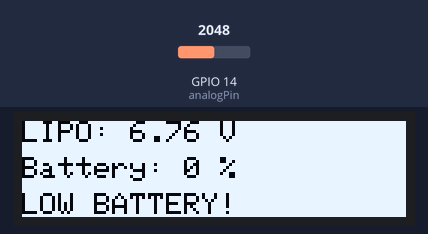
Bench run of a sketch on a simulated ESP32. Shown: 128×32 one-colour display. The inputs (shaded band) are chosen by the test bench; at power-on: GPIO 14 (analogPin) = 2048 (analog values on the 0–4095 scale). WiFi joins after 1.5 s; servers stay silent unless stated; the camera gives no picture; what the sketch prints to the serial monitor is not drawn.

Above: at 4.0 s.
4.1 s: GPIO 14 (analogPin) set to 2123
At 5.4 s:
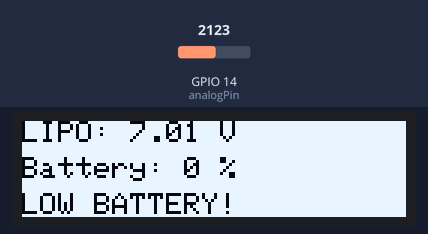
6.4 s: GPIO 14 (analogPin) set to 2990
At 8.1 s:
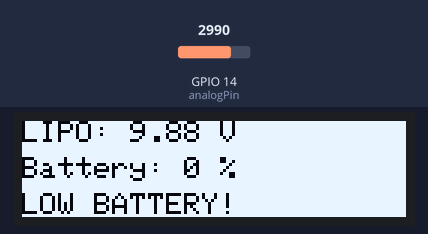
8.4 s: GPIO 14 (analogPin) set to 3097
At 9.6 s:
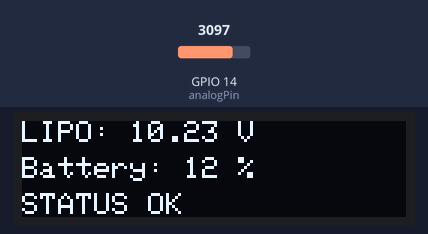
10.4 s: GPIO 14 (analogPin) set to 2866
At 11.2 s:
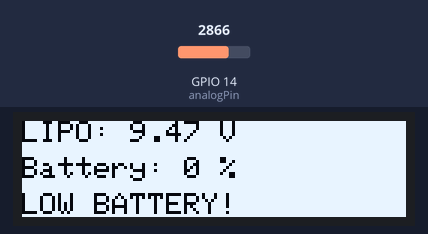
12.4 s: GPIO 14 (analogPin) set to 2829
At 13.9 s:
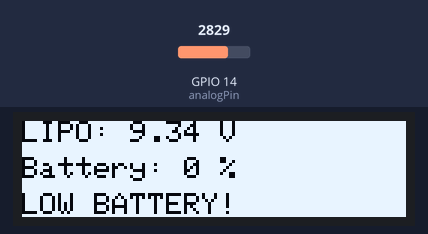
Timing chart, 0 to 15.4 s (numbered marks = the images above; inputs shaded):
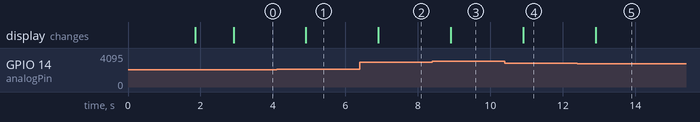

Measured:
- the behaviour switches between 2048 and 2049 on GPIO 14 (analogPin) (found by bisection; images 0 and 1)
- the behaviour switches between 3027 and 3028 on GPIO 14 (analogPin) (found by bisection; images 2 and 3)
- the behaviour switches between 2866 and 2865 on GPIO 14 (analogPin) (found by bisection; images 4 and 5)
- after the input at 4.1 s, the display: changes after 0.81 s (image 1)
- after the input at 6.4 s, the display: changes after 0.51 s (image 2)
- after the input at 8.4 s, the display: changes after 0.51 s (image 3)
- after the input at 10.4 s, the display: changes after 0.51 s (image 4)
- after the input at 12.4 s, the display: changes after 0.51 s (image 5)

The sketch:

CameraWebServer.ino
```cpp
#include <Arduino.h>
#include "esp_camera.h"
#include <WiFi.h>
#include <Wire.h>
#include <Adafruit_GFX.h>
#include <Adafruit_SSD1306.h>
#include "board_config.h"
#include <DHT.h>
#include <esp_now.h>

#define SCREEN_WIDTH 128
#define SCREEN_HEIGHT 32
#define OLED_RESET    -1 // Reset pin # (or -1 if sharing Arduino reset pin)
#define SCREEN_ADDRESS 0x3C ///< See datasheet for Address; 0x3D for 128x64, 0x3C for 128x32

#define DHTPIN 40
#define DHTTYPE DHT11
DHT dht(DHTPIN, DHTTYPE);
Adafruit_SSD1306 display(SCREEN_WIDTH, SCREEN_HEIGHT, &Wire, OLED_RESET);

unsigned long Vm_startMillis = 0;  //some global variables available anywhere in the program
unsigned long Vm_currentMillis = 0;
const unsigned long Vm_period = 1000;

const int analogPin = 14; // salida div resistivo bateria
const float dividerRatio = 0.244; // Your measured ratio
const float refVoltage = 3.3;     // Measure your 3V3 pin and update this for 100% accuracy
const float UMBRAL_BATERIA_BAJA = 10;
float temperatura = 0;   // variable global temperatura
camera_config_t config;
//------- variables ESP-NOW -------------
uint8_t macESPPrincipal[] = {0xE8, 0xF6, 0x0A, 0x89, 0xDC, 0x1C};
typedef struct {
  bool avisoBateriaBaja;
} MensajeAviso;
MensajeAviso aviso;
bool avisoBateriaEnviado = false;
// ===========================
// Enter your WiFi credentials
// ===========================

//const char *ssid = "iphone_de_lucasduck";
//const char *password = "BELGICA931";
const char *ssid = "Mapy";
const char *password = "cebollin";

void startCameraServer();
void setupLedFlash();
//void leerTemperatura();
//======= funcion saca porcentaje bateria ================
float getBatteryPercent(float batteryVoltage){
  float cellVoltage = batteryVoltage / 3.0; // LiPo 3S

  if (cellVoltage >= 4.20) return 100;
  if (cellVoltage <= 3.30) return 0;

  return (cellVoltage - 3.30) * 100.0 / (4.20 - 3.30);
}
//=========================================================

// ====== funcion envio de datos ESP-NOW =====================
void enviarAvisoBateriaBaja() {

  aviso.avisoBateriaBaja = true;

  esp_err_t resultado = esp_now_send(
    macESPPrincipal,
    (uint8_t *) &aviso,
    sizeof(aviso)
  );

  if (resultado == ESP_OK) {
    Serial.println("Aviso de bateria baja enviado");
  } else {
    Serial.println("Error enviando aviso");
  }
}
//============================================================
void setup() {
  Serial.begin(115200);
  Serial.setDebugOutput(true);
  Serial.println();
  dht.begin(); // iniciar sensor temp
  Serial.println("Iniciando programa...");

  config.ledc_channel = LEDC_CHANNEL_0;
  config.ledc_timer = LEDC_TIMER_0;
  config.pin_d0 = Y2_GPIO_NUM;
  config.pin_d1 = Y3_GPIO_NUM;
  config.pin_d2 = Y4_GPIO_NUM;
  config.pin_d3 = Y5_GPIO_NUM;
  config.pin_d4 = Y6_GPIO_NUM;
  config.pin_d5 = Y7_GPIO_NUM;
  config.pin_d6 = Y8_GPIO_NUM;
  config.pin_d7 = Y9_GPIO_NUM;
  config.pin_xclk = XCLK_GPIO_NUM;
  config.pin_pclk = PCLK_GPIO_NUM;
  config.pin_vsync = VSYNC_GPIO_NUM;
  config.pin_href = HREF_GPIO_NUM;
  config.pin_sccb_sda = SIOD_GPIO_NUM;
  config.pin_sccb_scl = SIOC_GPIO_NUM;
  config.pin_pwdn = PWDN_GPIO_NUM;
  config.pin_reset = RESET_GPIO_NUM;
  config.xclk_freq_hz = 20000000; // cambiado, antes: de 2mill
  config.frame_size = FRAMESIZE_QVGA; // cambiado, antes:FRAMESIZE_UXGA;
  config.pixel_format = PIXFORMAT_JPEG;  // for streaming
  //config.pixel_format = PIXFORMAT_RGB565; // for face detection/recognition
  config.grab_mode =  CAMERA_GRAB_LATEST; // cambiado, antes: CAMERA_GRAB_WHEN_EMPTY;
  config.fb_location = CAMERA_FB_IN_PSRAM;// cambiado, antes: CAMERA_FB_IN_PSRAM;
  config.jpeg_quality = 15;
  config.fb_count = 2;

  // if PSRAM IC present, init with UXGA resolution and higher JPEG quality
  //                      for larger pre-allocated frame buffer.
  if (config.pixel_format == PIXFORMAT_JPEG) {
    if (psramFound()) {
      config.jpeg_quality = 12;
      config.fb_count = 2;
      config.grab_mode = CAMERA_GRAB_LATEST;
    } else {
      // Limit the frame size when PSRAM is not available
      config.frame_size = FRAMESIZE_SVGA;
      config.fb_location = CAMERA_FB_IN_DRAM;
    }
  } else {
    // Best option for face detection/recognition
    config.frame_size = FRAMESIZE_QVGA;//  QVGA
#if CONFIG_IDF_TARGET_ESP32S3
    config.fb_count = 2;
#endif
  }

#if defined(CAMERA_MODEL_ESP_EYE)
  pinMode(13, INPUT_PULLUP);
  pinMode(14, INPUT_PULLUP);
#endif

  // camera init
  esp_err_t err = esp_camera_init(&config);
  if (err != ESP_OK) {
    Serial.printf("Camera init failed with error 0x%x", err);
    return;
  }

  sensor_t *s = esp_camera_sensor_get();
  s->set_hmirror(s, 1); // espejo horizontal
  // initial sensors are flipped vertically and colors are a bit saturated
  if (s->id.PID == OV3660_PID) {
    s->set_vflip(s, 1);        // flip it back
    s->set_brightness(s, 1);   // up the brightness just a bit
    s->set_saturation(s, -2);  // lower the saturation
  }
  // drop down frame size for higher initial frame rate
  if (config.pixel_format == PIXFORMAT_JPEG) {
    s->set_framesize(s, FRAMESIZE_QVGA);
  }

#if defined(CAMERA_MODEL_M5STACK_WIDE) || defined(CAMERA_MODEL_M5STACK_ESP32CAM)
  s->set_vflip(s, 1);
  s->set_hmirror(s, 1);
#endif

#if defined(CAMERA_MODEL_ESP32S3_EYE)
  s->set_vflip(s, 1);
#endif

// Setup LED FLash if LED pin is defined in camera_pins.h
#if defined(LED_GPIO_NUM)
  setupLedFlash();
#endif
  WiFi.mode(WIFI_STA);
  WiFi.setSleep(false);
  WiFi.setTxPower(WIFI_POWER_19_5dBm);
  IPAddress local_IP(172, 20, 10, 10);
  IPAddress gateway(172, 20, 10, 1);
  IPAddress subnet(255, 255, 255, 240);

if (!WiFi.config(local_IP, gateway, subnet)) {
  Serial.println("Error configurando IP estatica");
}
  Serial.print("Conectando a ");
  Serial.println(ssid);
  WiFi.begin(ssid, password);


  unsigned long t0 = millis();
  while (WiFi.status() != WL_CONNECTED) {
    delay(500);
    Serial.print(".");

    if (millis() - t0 > 15000) {
      Serial.println("\nNo se pudo conectar al WiFi");
      Serial.print("Estado WiFi: ");
      Serial.println(WiFi.status());
      return;
    }
  }

  Serial.println("");
  Serial.println("WiFi connected");
  Serial.print("IP asignada: ");
  Serial.println(WiFi.localIP());

  Serial.print("Gateway: ");
  Serial.println(WiFi.gatewayIP());

  Serial.print("Subnet: ");
  Serial.println(WiFi.subnetMask());

  Serial.print("RSSI: ");
  Serial.println(WiFi.RSSI());

  startCameraServer();

  Serial.print("Camera Ready! Use 'http://");
  Serial.print(WiFi.localIP()); //http://172.20.10.10
  Serial.println("' to connect");

  // --- incializacion pantalla
  Wire.begin(1, 2);   // SDA = GPIO1, SCL = GPIO2
  Serial.println("pines I2C asignados");
 if(!display.begin(SSD1306_SWITCHCAPVCC, SCREEN_ADDRESS)) {
   Serial.println(F("SSD1306 allocation failed"));
   while (true);
 }
  display.setRotation(2);

  display.clearDisplay();
  display.setTextSize(1);
  display.setTextColor(SSD1306_WHITE);
  display.setCursor(0,0);
  display.println("Battery Monitor");
  display.display();

  Serial.println("OLED OK");
//---- atenuiacion ADC
  analogReadResolution(12);
  analogSetPinAttenuation(analogPin, ADC_11db);
  pinMode(analogPin, INPUT);


// ===== INICIALIZACION ESP-NOW =====

  if (esp_now_init() != ESP_OK) {
    Serial.println("Error iniciando ESP-NOW");
    return;
  }

  esp_now_peer_info_t peerInfo = {};

  memcpy(peerInfo.peer_addr, macESPPrincipal, 6);
  Serial.print("Canal WiFi actual: ");
  Serial.println(WiFi.channel());
  peerInfo.channel = WiFi.channel();

  peerInfo.encrypt = false;

  if (esp_now_add_peer(&peerInfo) != ESP_OK) {
    Serial.println("Error añadiendo peer");
    return;
  }

  Serial.println("ESP-NOW iniciado en ESP secundario");


  delay(1000);

}

void loop() {
  // ---- lectura de bateria y mostrar en displays ------
  Vm_currentMillis = millis();  //get the current "time" (actually the number of milliseconds since the program started)
  if (Vm_currentMillis - Vm_startMillis >= Vm_period)  //test whether the period has elapsed
  {

   Vm_startMillis = millis();

   // medir temp
  // leerTemperatura();
  // 1. Calculate Voltage
  // hacer una media de las lecturas
  long sum = 0;
  for (int i = 0; i < 20; i++) {
    sum += analogRead(analogPin);
    delay(2);
  }
  int rawValue = sum / 20;
  float pinVoltage = (rawValue / 4095.0) * refVoltage;
  float batteryVoltage = pinVoltage / dividerRatio;
  float batteryPercent = getBatteryPercent(batteryVoltage);


  Serial.print("rawValue = ");
  Serial.print(rawValue);
  Serial.print(" | pinVoltage = ");
  Serial.print(pinVoltage);
  Serial.print(" V | batteryVoltage = ");
  Serial.print(batteryVoltage);
  Serial.println(" V");
  //Serial.print("Temperatura: ");
  //Serial.print(temperatura);
  // 2. Update Display
  display.clearDisplay();


  display.setTextSize(1);
  display.setCursor(0, 0);
  display.print("LIPO: ");
  display.print(batteryVoltage, 2);
  display.println(" V");

  // display.setCursor(0,12);
  // display.print("Temperatura: ");
  // display.print(temperatura);
  // display.print(" C");

  display.setTextSize(1);
  display.setCursor(0, 12);
  display.print("Battery: ");
  display.print(batteryPercent, 0);
  display.println(" %");

  display.setTextSize(1);
  display.setCursor(0, 24);
  if (batteryVoltage < UMBRAL_BATERIA_BAJA ) {
    display.print("LOW BATTERY!");
    display.invertDisplay(true);

    if (!avisoBateriaEnviado){
        enviarAvisoBateriaBaja();
      avisoBateriaEnviado = true;
    }
  } else {
    display.invertDisplay(false);
    display.print("STATUS OK");
  }

  display.display();
  }
}
```

board_config.h
```cpp
#ifndef BOARD_CONFIG_H
#define BOARD_CONFIG_H

//
// WARNING!!! PSRAM IC required for UXGA resolution and high JPEG quality
//            Ensure ESP32 Wrover Module or other board with PSRAM is selected
//            Partial images will be transmitted if image exceeds buffer size
//
//            You must select partition scheme from the board menu that has at least 3MB APP space.

// ===================
// Select camera model
// ===================
//#define CAMERA_MODEL_WROVER_KIT // Has PSRAM
//#define CAMERA_MODEL_ESP_EYE  // Has PSRAM
#define CAMERA_MODEL_ESP32S3_EYE // Has PSRAM
//#define CAMERA_MODEL_M5STACK_PSRAM // Has PSRAM
//#define CAMERA_MODEL_M5STACK_V2_PSRAM // M5Camera version B Has PSRAM
//#define CAMERA_MODEL_M5STACK_WIDE // Has PSRAM
//#define CAMERA_MODEL_M5STACK_ESP32CAM // No PSRAM
//#define CAMERA_MODEL_M5STACK_UNITCAM // No PSRAM
//#define CAMERA_MODEL_M5STACK_CAMS3_UNIT  // Has PSRAM
//#define CAMERA_MODEL_AI_THINKER // Has PSRAM
//#define CAMERA_MODEL_TTGO_T_JOURNAL // No PSRAM
//#define CAMERA_MODEL_XIAO_ESP32S3 // Has PSRAM
// ** Espressif Internal Boards **
//#define CAMERA_MODEL_ESP32_CAM_BOARD
//#define CAMERA_MODEL_ESP32S2_CAM_BOARD
//#define CAMERA_MODEL_ESP32S3_CAM_LCD
//#define CAMERA_MODEL_DFRobot_FireBeetle2_ESP32S3 // Has PSRAM
//#define CAMERA_MODEL_DFRobot_Romeo_ESP32S3 // Has PSRAM
#include "camera_pins.h"

#endif  // BOARD_CONFIG_H
```

Source omitted: camera_pins.h (7925 bytes)
